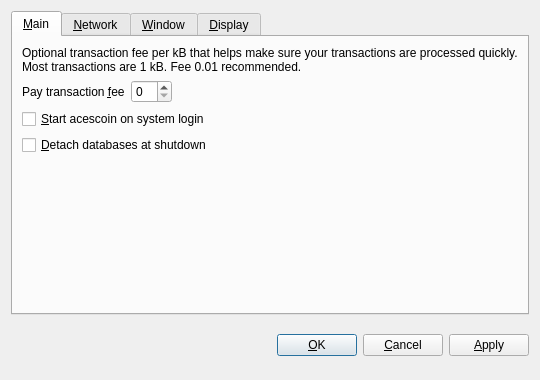
<?xml version="1.0" encoding="UTF-8"?>
<ui version="4.0">
 <class>OptionsDialog</class>
 <widget class="QDialog" name="OptionsDialog">
  <property name="geometry">
   <rect>
    <x>0</x>
    <y>0</y>
    <width>540</width>
    <height>380</height>
   </rect>
  </property>
  <property name="windowTitle">
   <string>Options</string>
  </property>
  <property name="modal">
   <bool>true</bool>
  </property>
  <layout class="QVBoxLayout" name="verticalLayout">
   <item>
    <widget class="QTabWidget" name="tabWidget">
     <property name="tabPosition">
      <enum>QTabWidget::North</enum>
     </property>
     <property name="currentIndex">
      <number>0</number>
     </property>
     <widget class="QWidget" name="tabMain">
      <attribute name="title">
       <string>&amp;Main</string>
      </attribute>
      <layout class="QVBoxLayout" name="verticalLayout_Main">
       <item>
        <widget class="QLabel" name="transactionFeeInfoLabel">
         <property name="text">
          <string>Optional transaction fee per kB that helps make sure your transactions are processed quickly. Most transactions are 1 kB. Fee 0.01 recommended.</string>
         </property>
         <property name="textFormat">
          <enum>Qt::PlainText</enum>
         </property>
         <property name="wordWrap">
          <bool>true</bool>
         </property>
        </widget>
       </item>
       <item>
        <layout class="QHBoxLayout" name="horizontalLayout_Main">
         <item>
          <widget class="QLabel" name="transactionFeeLabel">
           <property name="text">
            <string>Pay transaction &amp;fee</string>
           </property>
           <property name="textFormat">
            <enum>Qt::PlainText</enum>
           </property>
           <property name="buddy">
            <cstring>transactionFee</cstring>
           </property>
          </widget>
         </item>
         <item>
          <widget class="BitcoinAmountField" name="transactionFee"/>
         </item>
         <item>
          <spacer name="horizontalSpacer_Main">
           <property name="orientation">
            <enum>Qt::Horizontal</enum>
           </property>
           <property name="sizeHint" stdset="0">
            <size>
             <width>40</width>
             <height>20</height>
            </size>
           </property>
          </spacer>
         </item>
        </layout>
       </item>
       <item>
        <widget class="QCheckBox" name="bitcoinAtStartup">
         <property name="toolTip">
          <string>Automatically start acescoin after logging in to the system.</string>
         </property>
         <property name="text">
          <string>&amp;Start acescoin on system login</string>
         </property>
        </widget>
       </item>
       <item>
        <widget class="QCheckBox" name="detachDatabases">
         <property name="toolTip">
          <string>Detach block and address databases at shutdown. This means they can be moved to another data directory, but it slows down shutdown. The wallet is always detached.</string>
         </property>
         <property name="text">
          <string>&amp;Detach databases at shutdown</string>
         </property>
        </widget>
       </item>
       <item>
        <spacer name="verticalSpacer_Main">
         <property name="orientation">
          <enum>Qt::Vertical</enum>
         </property>
         <property name="sizeHint" stdset="0">
          <size>
           <width>20</width>
           <height>40</height>
          </size>
         </property>
        </spacer>
       </item>
      </layout>
     </widget>
     <widget class="QWidget" name="tabNetwork">
      <attribute name="title">
       <string>&amp;Network</string>
      </attribute>
      <layout class="QVBoxLayout" name="verticalLayout_Network">
       <item>
        <widget class="QCheckBox" name="mapPortUpnp">
         <property name="toolTip">
          <string>Automatically open the acescoin client port on the router. This only works when your router supports UPnP and it is enabled.</string>
         </property>
         <property name="text">
          <string>Map port using &amp;UPnP</string>
         </property>
        </widget>
       </item>
       <item>
        <widget class="QCheckBox" name="connectSocks">
         <property name="toolTip">
          <string>Connect to the acescoin network through a SOCKS proxy (e.g. when connecting through Tor).</string>
         </property>
         <property name="text">
          <string>&amp;Connect through SOCKS proxy:</string>
         </property>
        </widget>
       </item>
       <item>
        <layout class="QHBoxLayout" name="horizontalLayout_Network">
         <item>
          <widget class="QLabel" name="proxyIpLabel">
           <property name="text">
            <string>Proxy &amp;IP:</string>
           </property>
           <property name="textFormat">
            <enum>Qt::PlainText</enum>
           </property>
           <property name="buddy">
            <cstring>proxyIp</cstring>
           </property>
          </widget>
         </item>
         <item>
          <widget class="QValidatedLineEdit" name="proxyIp">
           <property name="maximumSize">
            <size>
             <width>140</width>
             <height>16777215</height>
            </size>
           </property>
           <property name="toolTip">
            <string>IP address of the proxy (e.g. 127.0.0.1)</string>
           </property>
          </widget>
         </item>
         <item>
          <widget class="QLabel" name="proxyPortLabel">
           <property name="text">
            <string>&amp;Port:</string>
           </property>
           <property name="textFormat">
            <enum>Qt::PlainText</enum>
           </property>
           <property name="buddy">
            <cstring>proxyPort</cstring>
           </property>
          </widget>
         </item>
         <item>
          <widget class="QLineEdit" name="proxyPort">
           <property name="maximumSize">
            <size>
             <width>55</width>
             <height>16777215</height>
            </size>
           </property>
           <property name="toolTip">
            <string>Port of the proxy (e.g. 9050)</string>
           </property>
          </widget>
         </item>
         <item>
          <widget class="QLabel" name="socksVersionLabel">
           <property name="text">
            <string>SOCKS &amp;Version:</string>
           </property>
           <property name="textFormat">
            <enum>Qt::PlainText</enum>
           </property>
           <property name="buddy">
            <cstring>socksVersion</cstring>
           </property>
          </widget>
         </item>
         <item>
          <widget class="QValueComboBox" name="socksVersion">
           <property name="toolTip">
            <string>SOCKS version of the proxy (e.g. 5)</string>
           </property>
          </widget>
         </item>
         <item>
          <spacer name="horizontalSpacer_Network">
           <property name="orientation">
            <enum>Qt::Horizontal</enum>
           </property>
           <property name="sizeHint" stdset="0">
            <size>
             <width>40</width>
             <height>20</height>
            </size>
           </property>
          </spacer>
         </item>
        </layout>
       </item>
       <item>
        <spacer name="verticalSpacer_Network">
         <property name="orientation">
          <enum>Qt::Vertical</enum>
         </property>
         <property name="sizeHint" stdset="0">
          <size>
           <width>20</width>
           <height>40</height>
          </size>
         </property>
        </spacer>
       </item>
      </layout>
     </widget>
     <widget class="QWidget" name="tabWindow">
      <attribute name="title">
       <string>&amp;Window</string>
      </attribute>
      <layout class="QVBoxLayout" name="verticalLayout_Window">
       <item>
        <widget class="QCheckBox" name="minimizeToTray">
         <property name="toolTip">
          <string>Show only a tray icon after minimizing the window.</string>
         </property>
         <property name="text">
          <string>&amp;Minimize to the tray instead of the taskbar</string>
         </property>
        </widget>
       </item>
       <item>
        <widget class="QCheckBox" name="minimizeOnClose">
         <property name="toolTip">
          <string>Minimize instead of exit the application when the window is closed. When this option is enabled, the application will be closed only after selecting Quit in the menu.</string>
         </property>
         <property name="text">
          <string>M&amp;inimize on close</string>
         </property>
        </widget>
       </item>
       <item>
        <spacer name="verticalSpacer_Window">
         <property name="orientation">
          <enum>Qt::Vertical</enum>
         </property>
         <property name="sizeHint" stdset="0">
          <size>
           <width>20</width>
           <height>40</height>
          </size>
         </property>
        </spacer>
       </item>
      </layout>
     </widget>
     <widget class="QWidget" name="tabDisplay">
      <attribute name="title">
       <string>&amp;Display</string>
      </attribute>
      <layout class="QVBoxLayout" name="verticalLayout_Display">
       <item>
        <layout class="QHBoxLayout" name="horizontalLayout_1_Display">
         <item>
          <widget class="QLabel" name="langLabel">
           <property name="text">
            <string>User Interface &amp;language:</string>
           </property>
           <property name="textFormat">
            <enum>Qt::PlainText</enum>
           </property>
           <property name="buddy">
            <cstring>lang</cstring>
           </property>
          </widget>
         </item>
         <item>
          <widget class="QValueComboBox" name="lang">
           <property name="toolTip">
            <string>The user interface language can be set here. This setting will take effect after restarting acescoin.</string>
           </property>
          </widget>
         </item>
        </layout>
       </item>
       <item>
        <layout class="QHBoxLayout" name="horizontalLayout_2_Display">
         <item>
          <widget class="QLabel" name="unitLabel">
           <property name="text">
            <string>&amp;Unit to show amounts in:</string>
           </property>
           <property name="textFormat">
            <enum>Qt::PlainText</enum>
           </property>
           <property name="buddy">
            <cstring>unit</cstring>
           </property>
          </widget>
         </item>
         <item>
          <widget class="QValueComboBox" name="unit">
           <property name="toolTip">
            <string>Choose the default subdivision unit to show in the interface and when sending coins.</string>
           </property>
          </widget>
         </item>
        </layout>
       </item>
       <item>
        <widget class="QCheckBox" name="displayAddresses">
         <property name="toolTip">
          <string>Whether to show acescoin addresses in the transaction list.</string>
         </property>
         <property name="text">
          <string>&amp;Display addresses in transaction list</string>
         </property>
        </widget>
       </item>
       <item>
        <widget class="QCheckBox" name="coinControlFeatures">
         <property name="toolTip">
          <string>Whether to show coin control features or not.</string>
         </property>
         <property name="text">
          <string>Display coin &amp;control features (experts only!)</string>
         </property>
        </widget>
       </item>
       <item>
        <spacer name="verticalSpacer_Display">
         <property name="orientation">
          <enum>Qt::Vertical</enum>
         </property>
         <property name="sizeHint" stdset="0">
          <size>
           <width>20</width>
           <height>40</height>
          </size>
         </property>
        </spacer>
       </item>
      </layout>
     </widget>
    </widget>
   </item>
   <item>
    <layout class="QHBoxLayout" name="horizontalLayout_Buttons">
     <item>
      <spacer name="horizontalSpacer_1">
       <property name="orientation">
        <enum>Qt::Horizontal</enum>
       </property>
       <property name="sizeHint" stdset="0">
        <size>
         <width>40</width>
         <height>48</height>
        </size>
       </property>
      </spacer>
     </item>
     <item>
      <widget class="QLabel" name="statusLabel">
       <property name="font">
        <font>
         <weight>75</weight>
         <bold>true</bold>
        </font>
       </property>
       <property name="text">
        <string/>
       </property>
       <property name="textFormat">
        <enum>Qt::PlainText</enum>
       </property>
       <property name="wordWrap">
        <bool>true</bool>
       </property>
      </widget>
     </item>
     <item>
      <spacer name="horizontalSpacer_2">
       <property name="orientation">
        <enum>Qt::Horizontal</enum>
       </property>
       <property name="sizeHint" stdset="0">
        <size>
         <width>40</width>
         <height>48</height>
        </size>
       </property>
      </spacer>
     </item>
     <item>
      <widget class="QPushButton" name="okButton">
       <property name="text">
        <string>&amp;OK</string>
       </property>
      </widget>
     </item>
     <item>
      <widget class="QPushButton" name="cancelButton">
       <property name="text">
        <string>&amp;Cancel</string>
       </property>
       <property name="autoDefault">
        <bool>false</bool>
       </property>
      </widget>
     </item>
     <item>
      <widget class="QPushButton" name="applyButton">
       <property name="text">
        <string>&amp;Apply</string>
       </property>
       <property name="autoDefault">
        <bool>false</bool>
       </property>
      </widget>
     </item>
    </layout>
   </item>
  </layout>
 </widget>
 <customwidgets>
  <customwidget>
   <class>BitcoinAmountField</class>
   <extends>QSpinBox</extends>
   <header>bitcoinamountfield.h</header>
  </customwidget>
  <customwidget>
   <class>QValueComboBox</class>
   <extends>QComboBox</extends>
   <header>qvaluecombobox.h</header>
  </customwidget>
  <customwidget>
   <class>QValidatedLineEdit</class>
   <extends>QLineEdit</extends>
   <header>qvalidatedlineedit.h</header>
  </customwidget>
 </customwidgets>
 <resources/>
 <connections/>
</ui>
